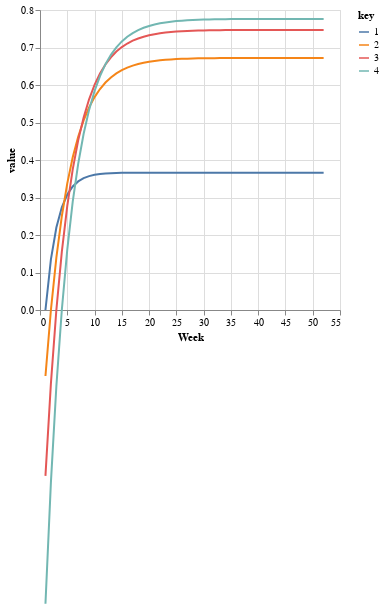

This figure's notebook cell:
### Code cell
test = pl.DataFrame({'Week': np.arange(1,53,1), '1': p_fr_trial, '2': p_j[0] * (1 - np.exp(-theta_AR * (t - 2))), '3': (p_j[1] * (1 - np.exp(-theta_AR * (t - 3)))), '4': p_j[2] * (1 - np.exp(-theta_AR * (t - 4)))})

alt.Chart(test).transform_fold(['1', '2', '3', '4'], as_=['key', 'value']).mark_line().encode(x='Week', y=alt.Y('value:Q', scale=alt.Scale(domain=[0,0.8])), color='key:N')

### Figure 1 — Vega-Lite specification as saved in the notebook (floating-point values rounded to 4 significant figures)
{"config": {"view": {"continuousWidth": 300, "continuousHeight": 300}}, "data": {"name": "data-ee5e8d9250d1a898053071c77b731756"}, "mark": {"type": "line"}, "encoding": {"color": {"field": "key", "type": "nominal"}, "x": {"field": "Week", "type": "quantitative"}, "y": {"field": "value", "scale": {"domain": [0, 0.8]}, "type": "quantitative"}}, "transform": [{"fold": ["1", "2", "3", "4"], "as": ["key", "value"]}], "$schema": "https://vega.github.io/schema/vega-lite/v5.20.1.json", "datasets": {"data-ee5e8d9250d1a898053071c77b731756": [{"Week": 1, "1": 0.0, "2": -0.176, "3": -0.4423, "4": -0.7834}, {"Week": 2, "1": 0.1348, "2": 0.0, "3": -0.1956, "4": -0.4597}, {"Week": 3, "1": 0.22, "2": 0.1395, "3": 0.0, "4": -0.2033}, {"Week": 4, "1": 0.2738, "2": 0.25, "3": 0.155, "4": 0.0}, {"Week": 5, "1": 0.3078, "2": 0.3377, "3": 0.2778, "4": 0.1611}, {"Week": 6, "1": 0.3293, "2": 0.4071, "3": 0.3752, "4": 0.2887}, {"Week": 7, "1": 0.3429, "2": 0.4621, "3": 0.4523, "4": 0.3899}, {"Week": 8, "1": 0.3515, "2": 0.5057, "3": 0.5134, "4": 0.4701}, {"Week": 9, "1": 0.357, "2": 0.5403, "3": 0.5619, "4": 0.5336}, {"Week": 10, "1": 0.3604, "2": 0.5677, "3": 0.6003, "4": 0.584}, {"Week": 11, "1": 0.3626, "2": 0.5894, "3": 0.6307, "4": 0.6239}, {"Week": 12, "1": 0.3639, "2": 0.6066, "3": 0.6548, "4": 0.6555}, {"Week": 13, "1": 0.3648, "2": 0.6202, "3": 0.6739, "4": 0.6806}, {"Week": 14, "1": 0.3653, "2": 0.631, "3": 0.6891, "4": 0.7004}, {"Week": 15, "1": 0.3657, "2": 0.6396, "3": 0.7011, "4": 0.7162}, {"Week": 16, "1": 0.3659, "2": 0.6464, "3": 0.7106, "4": 0.7286}, {"Week": 17, "1": 0.366, "2": 0.6517, "3": 0.7181, "4": 0.7385}, {"Week": 18, "1": 0.3661, "2": 0.656, "3": 0.7241, "4": 0.7464}, {"Week": 19, "1": 0.3662, "2": 0.6594, "3": 0.7288, "4": 0.7526}, {"Week": 20, "1": 0.3662, "2": 0.662, "3": 0.7326, "4": 0.7575}, {"Week": 21, "1": 0.3662, "2": 0.6642, "3": 0.7356, "4": 0.7614}, {"Week": 22, "1": 0.3663, "2": 0.6658, "3": 0.7379, "4": 0.7645}, {"Week": 23, "1": 0.3663, "2": 0.6672, "3": 0.7398, "4": 0.7669}, {"Week": 24, "1": 0.3663, "2": 0.6682, "3": 0.7413, "4": 0.7689}, {"Week": 25, "1": 0.3663, "2": 0.6691, "3": 0.7424, "4": 0.7704}, {"Week": 26, "1": 0.3663, "2": 0.6697, "3": 0.7434, "4": 0.7716}, {"Week": 27, "1": 0.3663, "2": 0.6703, "3": 0.7441, "4": 0.7726}, {"Week": 28, "1": 0.3663, "2": 0.6707, "3": 0.7447, "4": 0.7734}, {"Week": 29, "1": 0.3663, "2": 0.671, "3": 0.7452, "4": 0.774}, {"Week": 30, "1": 0.3663, "2": 0.6713, "3": 0.7455, "4": 0.7745}, {"Week": 31, "1": 0.3663, "2": 0.6715, "3": 0.7458, "4": 0.7748}, {"Week": 32, "1": 0.3663, "2": 0.6716, "3": 0.746, "4": 0.7751}, {"Week": 33, "1": 0.3663, "2": 0.6718, "3": 0.7462, "4": 0.7754}, {"Week": 34, "1": 0.3663, "2": 0.6719, "3": 0.7464, "4": 0.7756}, {"Week": 35, "1": 0.3663, "2": 0.672, "3": 0.7465, "4": 0.7757}, {"Week": 36, "1": 0.3663, "2": 0.672, "3": 0.7466, "4": 0.7758}, {"Week": 37, "1": 0.3663, "2": 0.6721, "3": 0.7467, "4": 0.7759}, {"Week": 38, "1": 0.3663, "2": 0.6721, "3": 0.7467, "4": 0.776}, {"Week": 39, "1": 0.3663, "2": 0.6721, "3": 0.7468, "4": 0.7761}, {"Week": 40, "1": 0.3663, "2": 0.6722, "3": 0.7468, "4": 0.7761}, {"Week": 41, "1": 0.3663, "2": 0.6722, "3": 0.7468, "4": 0.7762}, {"Week": 42, "1": 0.3663, "2": 0.6722, "3": 0.7468, "4": 0.7762}, {"Week": 43, "1": 0.3663, "2": 0.6722, "3": 0.7469, "4": 0.7762}, {"Week": 44, "1": 0.3663, "2": 0.6722, "3": 0.7469, "4": 0.7762}, {"Week": 45, "1": 0.3663, "2": 0.6722, "3": 0.7469, "4": 0.7762}, {"Week": 46, "1": 0.3663, "2": 0.6722, "3": 0.7469, "4": 0.7762}, {"Week": 47, "1": 0.3663, "2": 0.6722, "3": 0.7469, "4": 0.7763}, {"Week": 48, "1": 0.3663, "2": 0.6723, "3": 0.7469, "4": 0.7763}, {"Week": 49, "1": 0.3663, "2": 0.6723, "3": 0.7469, "4": 0.7763}, {"Week": 50, "1": 0.3663, "2": 0.6723, "3": 0.7469, "4": 0.7763}, {"Week": 51, "1": 0.3663, "2": 0.6723, "3": 0.7469, "4": 0.7763}, {"Week": 52, "1": 0.3663, "2": 0.6723, "3": 0.7469, "4": 0.7763}]}}
